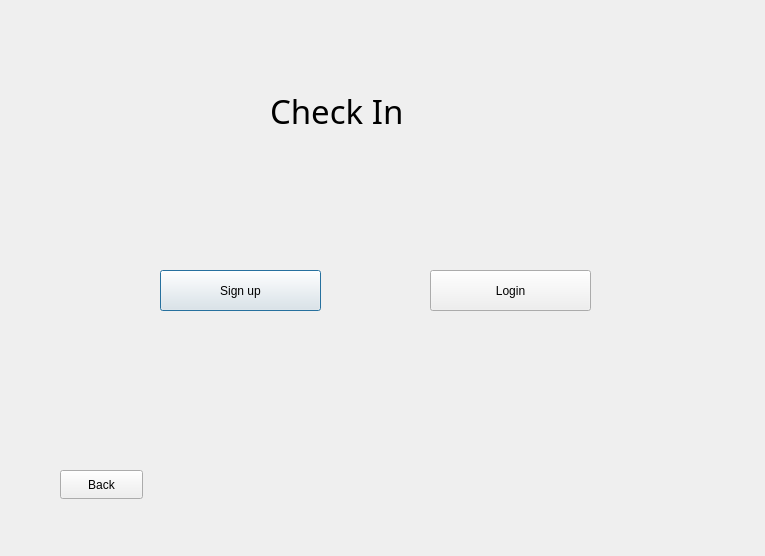
<?xml version="1.0" encoding="UTF-8"?>
<ui version="4.0">
 <class>Register_Login_Page</class>
 <widget class="QDialog" name="Register_Login_Page">
  <property name="geometry">
   <rect>
    <x>0</x>
    <y>0</y>
    <width>765</width>
    <height>556</height>
   </rect>
  </property>
  <property name="windowTitle">
   <string>Dialog</string>
  </property>
  <widget class="QPushButton" name="pushButton">
   <property name="geometry">
    <rect>
     <x>160</x>
     <y>270</y>
     <width>161</width>
     <height>41</height>
    </rect>
   </property>
   <property name="text">
    <string>Sign up</string>
   </property>
  </widget>
  <widget class="QPushButton" name="pushButton_2">
   <property name="geometry">
    <rect>
     <x>430</x>
     <y>270</y>
     <width>161</width>
     <height>41</height>
    </rect>
   </property>
   <property name="text">
    <string>Login</string>
   </property>
  </widget>
  <widget class="QLabel" name="label_2">
   <property name="geometry">
    <rect>
     <x>270</x>
     <y>40</y>
     <width>261</width>
     <height>141</height>
    </rect>
   </property>
   <property name="font">
    <font>
     <family>Segoe Script</family>
     <pointsize>25</pointsize>
    </font>
   </property>
   <property name="text">
    <string>Check In</string>
   </property>
  </widget>
  <widget class="QPushButton" name="pushButton_3">
   <property name="geometry">
    <rect>
     <x>60</x>
     <y>470</y>
     <width>83</width>
     <height>29</height>
    </rect>
   </property>
   <property name="text">
    <string>Back</string>
   </property>
  </widget>
 </widget>
 <resources/>
 <connections/>
</ui>
